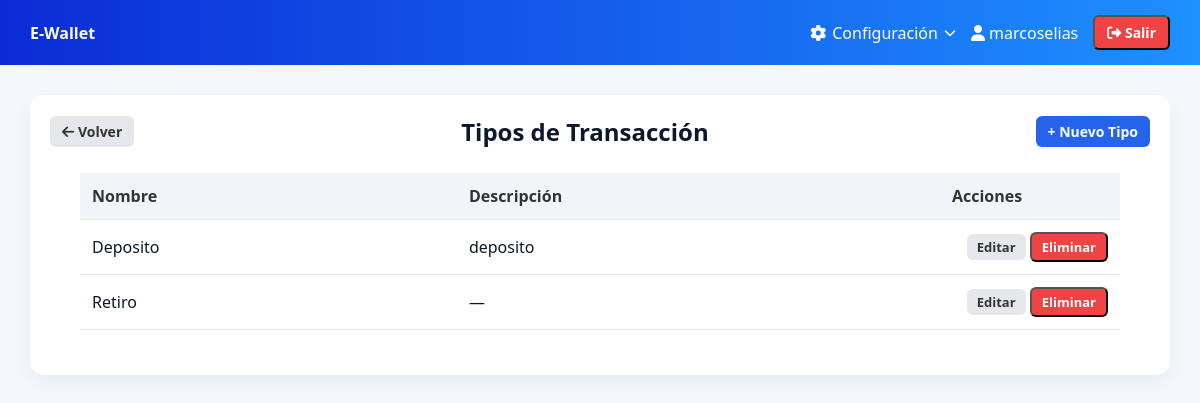
/types/ (signed in), run on an earlier commit of the app's database.
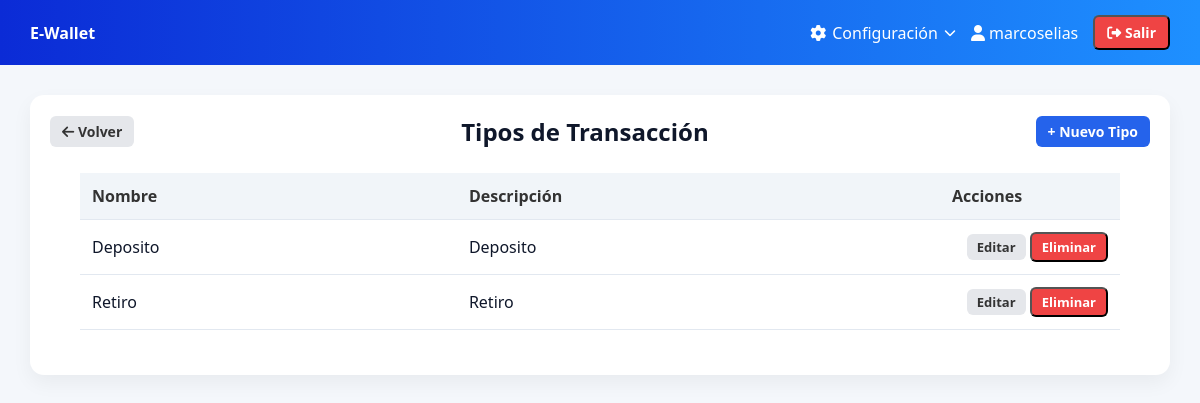
And on a later commit of the database.
### wallet/models.py (models this page shows, shortened)
class TransactionType(models.Model):
    TYPE_CHOICES = (
        ('deposit', 'Depósito'),
        ('withdraw', 'Retiro'),
    )
    code = models.CharField(max_length=20, choices=TYPE_CHOICES, unique=True)
    name = models.CharField(max_length=50)
    description = models.TextField(blank=True)

### wallet/views.py (the view)
# urls.py: path('types/', views.transaction_type_list, name='transaction_type_list'),
@login_required
def transaction_type_list(request):
    types = TransactionType.objects.all()
    return render(request, 'wallet/transaction_type_list.html', {'types': types})

### wallet/templates/wallet/transaction_type_list.html (shortened to what this page needs)
{% extends 'wallet/base.html' %}
{% block content %}
<div class="card">
    <div class="card-header flex-between">
        <a href="{% url 'transaction_list' %}" class="btn btn-secondary">
            <i class="fa-solid fa-arrow-left"></i> Volver
        </a>
        <h2>Tipos de Transacción</h2>
        <a href="{% url 'transaction_type_create' %}" class="btn btn-primary">
            + Nuevo Tipo
        </a>
    </div>
    <div class="card-body">
        {% if types %}
        <table class="table">
            <thead>
                <tr>
                    <th>Nombre</th>
                    <th>Descripción</th>
                    <th class="text-right">Acciones</th>
                </tr>
            </thead>
            <tbody>
                {% for t in types %}
                <tr>
                    <td class="text-capitalize">{{ t.name }}</td>
                    <td>
                        {{ t.description|default:"—" }}
                    </td>
                    <td class="text-right">
                        <a href="{% url 'transaction_type_update' t.id %}" class="btn btn-sm btn-secondary">
                            Editar
                        </a>
                        <form method="post" action="{% url 'transaction_type_delete' t.id %}" style="display:inline;">
                            <button type="submit" class="btn btn-sm btn-danger">
                                Eliminar
                            </button>
                        </form>
                    </td>
                </tr>
                {% endfor %}
            </tbody>
        </table>
        {% else %}
            <div class="empty-state">
                No hay tipos registrados.
            </div>
        {% endif %}
    </div>
</div>
{% endblock %}

What changed in the data, as far as the page shows it:
changed TransactionType "Deposito": description "deposito" → "Deposito"
changed TransactionType "Retiro": description "—" → "Retiro"
